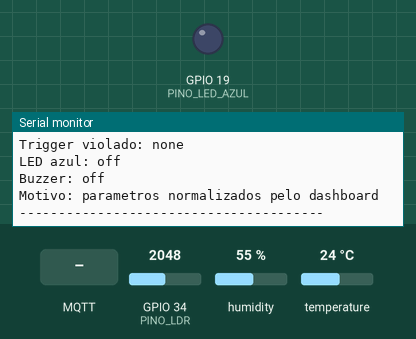
A sketch run on a simulated ESP32. On the bench: output pins drawn as LEDs (lit = HIGH), the last lines printed to the serial monitor. Inputs (shaded band) come from the test bench; at power-on: GPIO 34 (PINO_LDR) = 2048, humidity 55 %, temperature 24 °C. WiFi joins after 1.5 s; servers stay silent unless stated; no MQTT or app messages arrive unless stated.

Above: at 3.8 s.
3.9 s: MQTT message "temperature" arrives on the first subscribed topic
At 4.6 s:
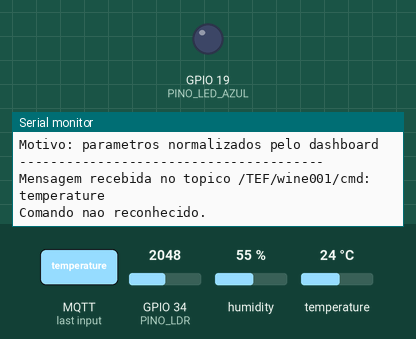
5.4 s: MQTT message "humidity" arrives on the first subscribed topic
At 6.0 s:
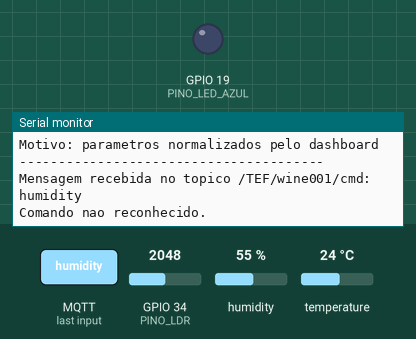
6.9 s: MQTT message "luminosity" arrives on the first subscribed topic
At 8.3 s:
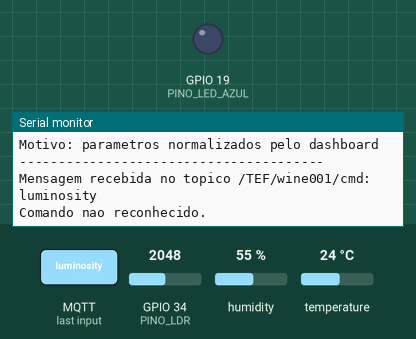

The sketch:

wine001.ino
```cpp
#include <WiFi.h>
#include <PubSubClient.h>
#include <DHTesp.h>

/*
==========================================================
CP-05 - Edge Computing / IoT Full + Dashboard
Projeto: Monitoramento ambiental de vinheria

Hardware:
- ESP32
- LDR no GPIO 34
- DHT22 no GPIO 15
- LED azul externo no GPIO 19
- Buzzer no GPIO 18

Decisao de arquitetura:
- O ESP32 publica apenas as leituras e obedece comandos.
- O dashboard Python calcula os triggers usando os dados historicos
  do STH-Comet e aciona remotamente LED/buzzer via FIWARE.

Comandos aceitos pelo ESP32:
- wine001@buzzer|temperature
- wine001@buzzer|humidity
- wine001@buzzer|luminosity
- wine001@buzzer|none
==========================================================
*/

const int PINO_DHT = 15;
const int PINO_LDR = 34;
const int PINO_LED_AZUL = 19;
const int PINO_BUZZER = 18;

const unsigned long INTERVALO_LEITURA_LDR_MS = 1000;
const unsigned long INTERVALO_LEITURA_DHT_MS = 2000;
const unsigned long INTERVALO_PUBLICACAO_MS = 2000;
const unsigned long INTERVALO_LOG_MS = 2000;
const unsigned long INTERVALO_PISCA_LED_MS = 350;
const unsigned long INTERVALO_PADRAO_BUZZER_MS = 2500;

const char* WIFI_SSID = "Wokwi-GUEST";
const char* WIFI_PASSWORD = "";

const char* MQTT_BROKER = "34.39.150.225";
const int MQTT_PORT = 1883;
const char* MQTT_CLIENT_ID = "wine001_client";

const char* DEVICE_PREFIX = "wine001";
const char* TOPICO_SUBSCRIBE = "/TEF/wine001/cmd";
const char* TOPICO_PUBLISH_ATTRS = "/TEF/wine001/attrs";

const char* TOPICO_PUBLISH_LUMINOSIDADE = "/TEF/wine001/attrs/l";
const char* TOPICO_PUBLISH_TEMPERATURA = "/TEF/wine001/attrs/t";
const char* TOPICO_PUBLISH_UMIDADE = "/TEF/wine001/attrs/h";
const char* TOPICO_PUBLISH_ENVIRONMENT = "/TEF/wine001/attrs/e";
const char* TOPICO_PUBLISH_ALERT_STATUS = "/TEF/wine001/attrs/as";
const char* TOPICO_PUBLISH_ALERT_TYPE = "/TEF/wine001/attrs/at";
const char* TOPICO_PUBLISH_TRIGGER = "/TEF/wine001/attrs/tv";
const char* TOPICO_PUBLISH_BLUE_LED = "/TEF/wine001/attrs/bl";
const char* TOPICO_PUBLISH_BUZZER = "/TEF/wine001/attrs/bs";
const char* TOPICO_PUBLISH_REASON = "/TEF/wine001/attrs/r";

WiFiClient espClient;
PubSubClient MQTT(espClient);
DHTesp dhtSensor;

float temperaturaAtual = NAN;
float umidadeAtual = NAN;
int luminosidadeAtual = 0;

bool alertaRemotoAtivo = false;
bool estadoLedAzul = false;
bool buzzerLigado = false;

String environmentStatus = "normal";
String alertStatus = "normal";
String alertType = "none";
String triggerViolated = "none";
String decisionReason = "aguardando comando do dashboard";
String buzzerPattern = "none";

unsigned long ultimoLdrMs = 0;
unsigned long ultimoDhtMs = 0;
unsigned long ultimaPublicacaoMs = 0;
unsigned long ultimoLogMs = 0;
unsigned long ultimoPiscaLedMs = 0;
unsigned long ultimoPadraoBuzzerMs = 0;

void iniciarSerial();
void iniciarSaidas();
void iniciarSensores();
void conectarWiFi();
void conectarMQTT();
void verificarConexoes();
void lerLuminosidade();
void lerDHT();
void aplicarEstadoRemoto();
void atualizarLedAzul();
void atualizarBuzzer();
void tocarBip(int duracaoMs);
void publicarDadosFiware();
void imprimirResumoSerial();
void callbackMQTT(char* topic, byte* payload, unsigned int length);
void processarComando(String mensagem);
void ativarAlertaRemoto(String tipo);
void desativarAlertaRemoto();

void setup() {
  iniciarSaidas();
  iniciarSerial();
  iniciarSensores();

  conectarWiFi();
  MQTT.setServer(MQTT_BROKER, MQTT_PORT);
  MQTT.setCallback(callbackMQTT);
  conectarMQTT();

  delay(1000);

  lerLuminosidade();
  ultimoDhtMs = millis() - INTERVALO_LEITURA_DHT_MS;
  lerDHT();
  aplicarEstadoRemoto();
  publicarDadosFiware();
  imprimirResumoSerial();
}

void loop() {
  verificarConexoes();
  MQTT.loop();

  unsigned long agora = millis();

  if (agora - ultimoLdrMs >= INTERVALO_LEITURA_LDR_MS) {
    ultimoLdrMs = agora;
    lerLuminosidade();
  }

  if (agora - ultimoDhtMs >= INTERVALO_LEITURA_DHT_MS) {
    lerDHT();
  }

  aplicarEstadoRemoto();
  atualizarLedAzul();
  atualizarBuzzer();

  if (agora - ultimaPublicacaoMs >= INTERVALO_PUBLICACAO_MS) {
    ultimaPublicacaoMs = agora;
    publicarDadosFiware();
  }

  if (agora - ultimoLogMs >= INTERVALO_LOG_MS) {
    ultimoLogMs = agora;
    imprimirResumoSerial();
  }
}

void iniciarSerial() {
  Serial.begin(115200);
  Serial.println();
  Serial.println("===== INICIANDO WINE001 - MONITORAMENTO DE VINHERIA =====");
}

void iniciarSaidas() {
  pinMode(PINO_LED_AZUL, OUTPUT);
  pinMode(PINO_BUZZER, OUTPUT);
  digitalWrite(PINO_LED_AZUL, LOW);
  noTone(PINO_BUZZER);
}

void iniciarSensores() {
  dhtSensor.setup(PINO_DHT, DHTesp::DHT22);
}

void conectarWiFi() {
  if (WiFi.status() == WL_CONNECTED) {
    return;
  }

  Serial.println("------ CONEXAO WI-FI ------");
  Serial.print("Conectando-se na rede: ");
  Serial.println(WIFI_SSID);

  WiFi.mode(WIFI_STA);
  WiFi.disconnect();
  delay(100);
  WiFi.begin(WIFI_SSID, WIFI_PASSWORD);

  unsigned long inicio = millis();
  const unsigned long TIMEOUT_WIFI_MS = 20000;

  while (WiFi.status() != WL_CONNECTED && millis() - inicio < TIMEOUT_WIFI_MS) {
    delay(500);
    Serial.print(".");
  }

  Serial.println();

  if (WiFi.status() == WL_CONNECTED) {
    Serial.println("Wi-Fi conectado com sucesso.");
    Serial.print("IP obtido: ");
    Serial.println(WiFi.localIP());
  } else {
    Serial.println("Falha ao conectar no Wi-Fi do Wokwi.");
    Serial.print("Status Wi-Fi: ");
    Serial.println(WiFi.status());
  }
}

void conectarMQTT() {
  while (!MQTT.connected()) {
    Serial.print("* Tentando conexao com broker MQTT: ");
    Serial.println(MQTT_BROKER);

    if (MQTT.connect(MQTT_CLIENT_ID)) {
      Serial.println("Conectado ao broker MQTT com sucesso.");
      MQTT.subscribe(TOPICO_SUBSCRIBE);
      Serial.print("Inscrito em: ");
      Serial.println(TOPICO_SUBSCRIBE);
    } else {
      Serial.println("Falha na conexao MQTT. Nova tentativa em 2s.");
      delay(2000);
    }
  }
}

void verificarConexoes() {
  conectarWiFi();

  if (!MQTT.connected()) {
    conectarMQTT();
  }
}

void lerLuminosidade() {
  int valorBrutoLdr = analogRead(PINO_LDR);
  luminosidadeAtual = map(valorBrutoLdr, 0, 4095, 0, 100);
  luminosidadeAtual = constrain(luminosidadeAtual, 0, 100);
}

void lerDHT() {
  ultimoDhtMs = millis();

  TempAndHumidity dados = dhtSensor.getTempAndHumidity();

  if (isnan(dados.temperature) || isnan(dados.humidity)) {
    Serial.println("Falha ao ler o DHT22.");
    return;
  }

  temperaturaAtual = dados.temperature;
  umidadeAtual = dados.humidity;
}

void aplicarEstadoRemoto() {
  if (!alertaRemotoAtivo) {
    environmentStatus = "normal";
    alertStatus = "normal";
    alertType = "none";
    triggerViolated = "none";
    decisionReason = "parametros normalizados pelo dashboard";
    buzzerPattern = "none";
    return;
  }

  environmentStatus = "alerta";
  alertStatus = "active";
  triggerViolated = alertType;

  if (alertType == "temperature") {
    decisionReason = "dashboard detectou temperatura fora do limite";
    buzzerPattern = "long";
  } else if (alertType == "humidity") {
    decisionReason = "dashboard detectou umidade fora do limite";
    buzzerPattern = "double";
  } else if (alertType == "luminosity") {
    decisionReason = "dashboard detectou luminosidade acima do limite";
    buzzerPattern = "triple";
  } else {
    decisionReason = "alerta ativado remotamente pelo dashboard";
    buzzerPattern = "triple";
  }
}

void atualizarLedAzul() {
  if (alertStatus != "active") {
    estadoLedAzul = false;
    digitalWrite(PINO_LED_AZUL, LOW);
    return;
  }

  unsigned long agora = millis();

  if (agora - ultimoPiscaLedMs >= INTERVALO_PISCA_LED_MS) {
    ultimoPiscaLedMs = agora;
    estadoLedAzul = !estadoLedAzul;
    digitalWrite(PINO_LED_AZUL, estadoLedAzul ? HIGH : LOW);
  }
}

void atualizarBuzzer() {
  if (alertStatus != "active" || buzzerPattern == "none") {
    buzzerLigado = false;
    noTone(PINO_BUZZER);
    return;
  }

  unsigned long agora = millis();

  if (agora - ultimoPadraoBuzzerMs < INTERVALO_PADRAO_BUZZER_MS) {
    return;
  }

  ultimoPadraoBuzzerMs = agora;

  if (buzzerPattern == "long") {
    tocarBip(900);
  } else if (buzzerPattern == "double") {
    tocarBip(150);
    delay(120);
    tocarBip(150);
  } else if (buzzerPattern == "triple") {
    tocarBip(120);
    delay(100);
    tocarBip(120);
    delay(100);
    tocarBip(120);
  }
}

void tocarBip(int duracaoMs) {
  buzzerLigado = true;
  tone(PINO_BUZZER, 2000);
  delay(duracaoMs);
  noTone(PINO_BUZZER);
  buzzerLigado = false;
}

void ativarAlertaRemoto(String tipo) {
  alertaRemotoAtivo = true;
  alertType = tipo;
  aplicarEstadoRemoto();
}

void desativarAlertaRemoto() {
  alertaRemotoAtivo = false;
  alertType = "none";
  aplicarEstadoRemoto();
}

void publicarDadosFiware() {
  String payload = "l|" + String(luminosidadeAtual);

  if (!isnan(temperaturaAtual)) {
    payload += "|t|" + String(temperaturaAtual, 1);
  }

  if (!isnan(umidadeAtual)) {
    payload += "|h|" + String(umidadeAtual, 1);
  }

  payload += "|e|" + environmentStatus;
  payload += "|as|" + alertStatus;
  payload += "|at|" + alertType;
  payload += "|tv|" + triggerViolated;
  payload += "|bl|" + String(estadoLedAzul ? "on" : "off");
  payload += "|bs|" + String(buzzerLigado ? "on" : "off");
  payload += "|r|" + decisionReason;

  MQTT.publish(TOPICO_PUBLISH_ATTRS, payload.c_str());
  MQTT.publish(TOPICO_PUBLISH_LUMINOSIDADE, String(luminosidadeAtual).c_str());

  if (!isnan(temperaturaAtual)) {
    MQTT.publish(TOPICO_PUBLISH_TEMPERATURA, String(temperaturaAtual, 1).c_str());
  }

  if (!isnan(umidadeAtual)) {
    MQTT.publish(TOPICO_PUBLISH_UMIDADE, String(umidadeAtual, 1).c_str());
  }

  MQTT.publish(TOPICO_PUBLISH_ENVIRONMENT, environmentStatus.c_str());
  MQTT.publish(TOPICO_PUBLISH_ALERT_STATUS, alertStatus.c_str());
  MQTT.publish(TOPICO_PUBLISH_ALERT_TYPE, alertType.c_str());
  MQTT.publish(TOPICO_PUBLISH_TRIGGER, triggerViolated.c_str());
  MQTT.publish(TOPICO_PUBLISH_BLUE_LED, estadoLedAzul ? "on" : "off");
  MQTT.publish(TOPICO_PUBLISH_BUZZER, buzzerLigado ? "on" : "off");
  MQTT.publish(TOPICO_PUBLISH_REASON, decisionReason.c_str());
}

void imprimirResumoSerial() {
  Serial.println("----------- RESUMO VINHERIA -----------");
  Serial.print("Luminosidade: ");
  Serial.print(luminosidadeAtual);
  Serial.println("%");

  Serial.print("Temperatura: ");
  if (isnan(temperaturaAtual)) {
    Serial.println("sem leitura valida");
  } else {
    Serial.print(temperaturaAtual, 1);
    Serial.println(" C");
  }

  Serial.print("Umidade: ");
  if (isnan(umidadeAtual)) {
    Serial.println("sem leitura valida");
  } else {
    Serial.print(umidadeAtual, 1);
    Serial.println("%");
  }

  Serial.print("Status ambiental: ");
  Serial.println(environmentStatus);
  Serial.print("Alerta: ");
  Serial.println(alertStatus);
  Serial.print("Tipo: ");
  Serial.println(alertType);
  Serial.print("Trigger violado: ");
  Serial.println(triggerViolated);
  Serial.print("LED azul: ");
  Serial.println(estadoLedAzul ? "on" : "off");
  Serial.print("Buzzer: ");
  Serial.println(buzzerLigado ? "on" : "off");
  Serial.print("Motivo: ");
  Serial.println(decisionReason);
  Serial.println("---------------------------------------");
}

void callbackMQTT(char* topic, byte* payload, unsigned int length) {
  String mensagem;

  for (unsigned int i = 0; i < length; i++) {
    mensagem += (char)payload[i];
  }

  Serial.print("Mensagem recebida no topico ");
  Serial.print(topic);
  Serial.print(": ");
  Serial.println(mensagem);

  processarComando(mensagem);
}

void processarComando(String mensagem) {
  String prefixoBuzzer = String(DEVICE_PREFIX) + "@buzzer|";

  if (mensagem.startsWith(prefixoBuzzer)) {
    String tipo = mensagem.substring(prefixoBuzzer.length());

    if (tipo == "none") {
      desativarAlertaRemoto();
    } else {
      ativarAlertaRemoto(tipo);
    }

    Serial.print("Comando remoto BUZZER executado: ");
    Serial.println(tipo);
    return;
  }

  Serial.println("Comando nao reconhecido.");
}
```

Measured:
- after the input at 3.9 s, the serial monitor: prints a new line at once (image 1)
- after the input at 5.4 s, the serial monitor: prints a new line at once (image 2)
- after the input at 6.9 s, the serial monitor: prints a new line at once (image 3)
